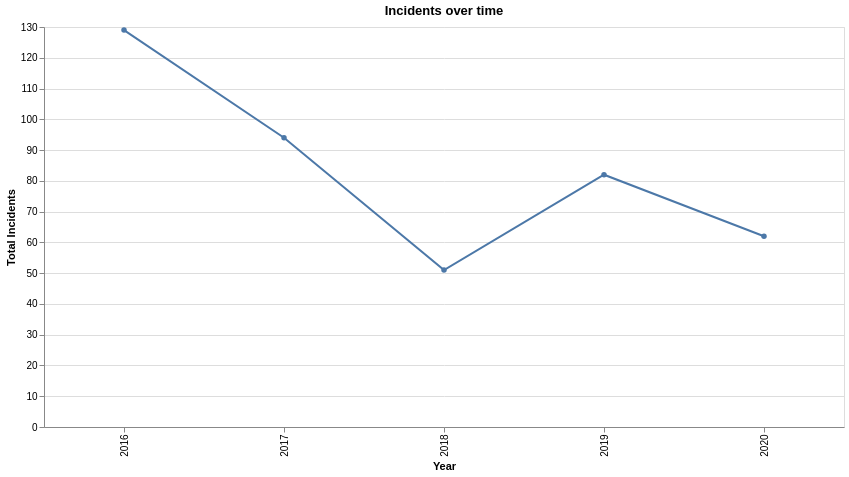

Write notebook code for a chart like this one.
### Code cell
import altair as alt
alt.data_transformers.enable("vegafusion")

michigan_laser = michigan_laser.loc[:, ~michigan_laser.columns.duplicated()]

chart_data = (
    michigan_laser
    .assign(year=michigan_laser['at'].dt.to_period('Y').astype(str))
)

alt.Chart(chart_data).mark_line(point=True).encode(
    x=alt.X('year', title='Year', sort='x'),
    y=alt.Y('count()', title='Total Incidents'),
    tooltip=[
        alt.Tooltip('year', title='Year'),
        alt.Tooltip('count()', title='Total Incidents')
    ]
).properties(
    width=800,
    height=400,
    title='Incidents over time'
)

### Figure 1 — Vega specification as saved in the notebook (floating-point values rounded to 4 significant figures)
{"$schema": "https://vega.github.io/schema/vega/v6.json", "data": [{"name": "source_0"}, {"name": "data_0", "values": [{"__count": 129, "year": "2016"}, {"__count": 82, "year": "2019"}, {"__count": 51, "year": "2018"}, {"__count": 62, "year": "2020"}, {"__count": 94, "year": "2017"}]}, {"name": "source_0_x_domain_year", "values": [{"year": "2016"}, {"year": "2019"}, {"year": "2018"}, {"year": "2020"}, {"year": "2017"}]}, {"name": "data_0_y_domain___count", "values": [{"min": 51, "max": 129}]}], "marks": [{"type": "line", "name": "layer_0_marks", "from": {"data": "data_0"}, "sort": {"field": "x"}, "encode": {"update": {"stroke": {"value": "#4c78a8"}, "x": {"field": "year", "scale": "x"}, "y": {"field": "__count", "scale": "y"}, "tooltip": {"signal": "{\"Year\": isValid(datum[\"year\"]) ? datum[\"year\"] : \"\"+datum[\"year\"], \"Total Incidents\": format(datum[\"__count\"], \"\")}"}}}, "style": ["line"]}, {"type": "symbol", "name": "layer_1_marks", "from": {"data": "data_0"}, "encode": {"update": {"opacity": {"value": 1}, "x": {"field": "year", "scale": "x"}, "y": {"field": "__count", "scale": "y"}, "fill": {"value": "#4c78a8"}, "tooltip": {"signal": "{\"Year\": isValid(datum[\"year\"]) ? datum[\"year\"] : \"\"+datum[\"year\"], \"Total Incidents\": format(datum[\"__count\"], \"\")}"}}}, "style": ["point"]}], "scales": [{"name": "x", "type": "point", "domain": {"data": "source_0_x_domain_year", "field": "year", "sort": true}, "range": [0, {"signal": "width"}], "padding": 0.5}, {"name": "y", "type": "linear", "domain": [{"signal": "(data(\"data_0_y_domain___count\")[0] || {}).min"}, {"signal": "(data(\"data_0_y_domain___count\")[0] || {}).max"}], "range": [{"signal": "height"}, 0], "nice": true, "zero": true}], "axes": [{"scale": "y", "grid": true, "tickCount": {"signal": "ceil(height/40)"}, "gridScale": "x", "aria": false, "minExtent": 0, "zindex": 0, "orient": "left", "domain": false, "labels": false, "maxExtent": 0, "ticks": false}, {"scale": "x", "labelBaseline": "middle", "zindex": 0, "labelAlign": "right", "orient": "bottom", "grid": false, "title": "Year", "labelAngle": 270}, {"scale": "y", "labelOverlap": true, "tickCount": {"signal": "ceil(height/40)"}, "zindex": 0, "title": "Total Incidents", "orient": "left", "grid": false}], "title": {"text": "Incidents over time", "frame": "group"}, "height": 400, "width": 800, "padding": 5, "style": "cell", "background": "white"}
